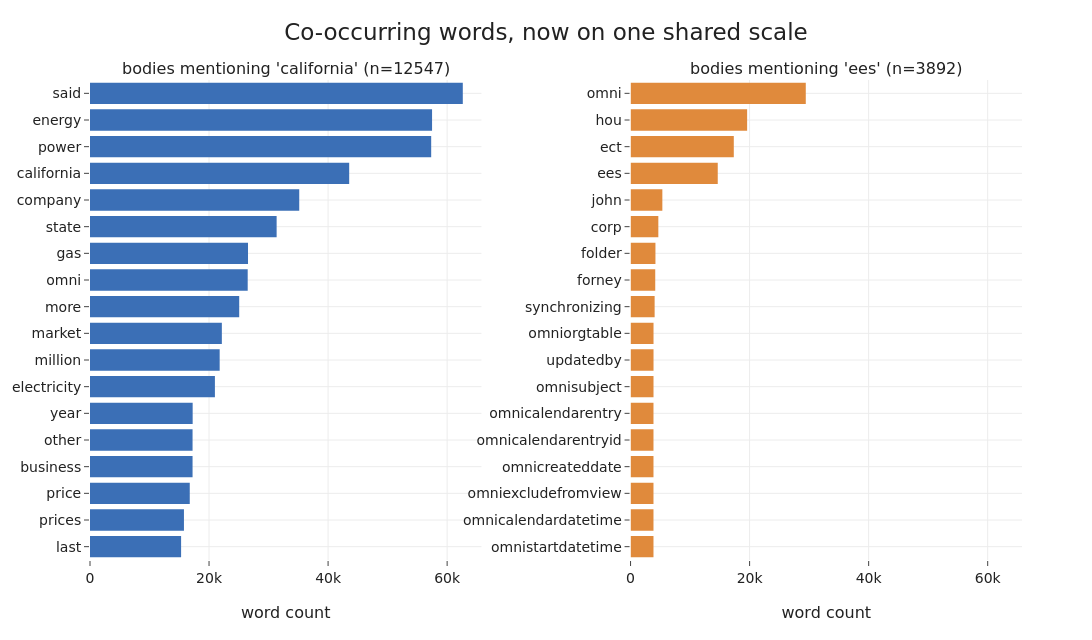

The cell this chart's notebook holds for it:
### Markdown cell above
## E. California and EES word charts, on one scale

The two co-occurrence charts in week three were drawn with independent x-axes,
so a long bar in one panel and a long bar in the other could stand for very
different counts. Put on a single shared scale they become comparable, which
is the whole point of showing them side by side.

### Code cell
_STOP_RAW = ("the a an and or but if while of to for from with into out on in at by as "
             "is are was were be been being have has had do does did this that these those "
             "i you he she it we they me him her them us my your his its our their "
             "not no yes so will would shall should can could may might must "
             "about over under up down off here there what which who whom whose how why when "
             "where one two three new very also etc just only any some all per such ie eg "
             "than then http https www enron com message subject email date thanks "
             "please regards mailto re fwd hi hello call thank let know need get see "
             "original sent cc bcc pm am will would")
STOP = set(_STOP_RAW.split())
WORD = re.compile(r"[a-z][a-z']{2,}")

def topwords(series, k=18):
    c = Counter()
    for txt in series.dropna():
        for w in WORD.findall(txt.lower()):
            if w not in STOP and len(w) > 2:
                c[w] += 1
    return c.most_common(k)

# Full corpus now, not the 25k sample the week-three notebook used, and the
# bodies are cleaned, so quoted history no longer double-counts words. Exclude
# the flagged boilerplate (signatures, disclaimers) so it cannot dominate.
txt = msg.loc[~msg["body_is_boilerplate"], "body"].fillna("")
low = txt.str.lower()
cal_mask = low.str.contains(r"\bcalifornia\b", regex=True)
ees_mask = low.str.contains(r"\bees\b", regex=True)
cal_top = topwords(txt[cal_mask], 18)
ees_top = topwords(txt[ees_mask], 18)
xmax = max(max(c for _, c in cal_top), max(c for _, c in ees_top))
print(f"bodies mentioning california: {int(cal_mask.sum())}")
print(f"bodies mentioning ees:        {int(ees_mask.sum())}")

cw, cv = zip(*cal_top[::-1])
ew, ev = zip(*ees_top[::-1])
fig = make_subplots(rows=1, cols=2, horizontal_spacing=0.16,
    subplot_titles=[f"bodies mentioning 'california' (n={int(cal_mask.sum())})",
                    f"bodies mentioning 'ees' (n={int(ees_mask.sum())})"])
fig.add_trace(go.Bar(y=list(cw), x=list(cv), orientation="h", marker_color=BLUE,
    showlegend=False), row=1, col=1)
fig.add_trace(go.Bar(y=list(ew), x=list(ev), orientation="h", marker_color=ORANGE,
    showlegend=False), row=1, col=2)
fig.update_xaxes(range=[0, xmax * 1.05], title_text="word count", row=1, col=1)
fig.update_xaxes(range=[0, xmax * 1.05], title_text="word count", row=1, col=2)
fig.update_yaxes(categoryorder="array", categoryarray=list(cw), row=1, col=1)
fig.update_yaxes(categoryorder="array", categoryarray=list(ew), row=1, col=2)
fig.update_layout(title="Co-occurring words, now on one shared scale")
save_fig(fig, "e1_california_ees_samescale.png", w=1200, h=640)

### Figure 1 — Plotly figure (JSON) as saved in the notebook; plotly's stock layout.template omitted (floating-point values rounded to 4 significant figures)
{"data": [{"marker": {"color": "#3b6fb6"}, "orientation": "h", "showlegend": false, "type": "bar", "x": [15305, 15784, 16761, 17230, 17230, 17248, 20986, 21785, 22152, 25068, 26494, 26547, 31355, 35153, 43546, 57323, 57468, 62633], "xaxis": "x", "y": ["last", "prices", "price", "business", "other", "year", "electricity", "million", "market", "more", "omni", "gas", "state", "company", "california", "power", "energy", "said"], "yaxis": "y"}, {"marker": {"color": "#e08a3c"}, "orientation": "h", "showlegend": false, "type": "bar", "x": [3850, 3850, 3850, 3850, 3850, 3850, 3854, 3858, 3858, 4044, 4147, 4180, 4665, 5341, 14648, 17344, 19584, 29438], "xaxis": "x2", "y": ["omnistartdatetime", "omnicalendardatetime", "omniexcludefromview", "omnicreateddate", "omnicalendarentryid", "omnicalendarentry", "omnisubject", "updatedby", "omniorgtable", "synchronizing", "forney", "folder", "corp", "john", "ees", "ect", "hou", "omni"], "yaxis": "y2"}], "layout": {"annotations": [{"font": {"size": 16}, "showarrow": false, "text": "bodies mentioning 'california' (n=12547)", "x": 0.21, "xanchor": "center", "xref": "paper", "y": 1.0, "yanchor": "bottom", "yref": "paper"}, {"font": {"size": 16}, "showarrow": false, "text": "bodies mentioning 'ees' (n=3892)", "x": 0.79, "xanchor": "center", "xref": "paper", "y": 1.0, "yanchor": "bottom", "yref": "paper"}], "height": 640, "margin": {"b": 80, "l": 90, "r": 70, "t": 80}, "title": {"text": "Co-occurring words, now on one shared scale"}, "width": 1200, "xaxis": {"anchor": "y", "domain": [0.0, 0.42], "range": [0, 65760.0], "title": {"text": "word count"}}, "xaxis2": {"anchor": "y2", "domain": [0.58, 1.0], "range": [0, 65760.0], "title": {"text": "word count"}}, "yaxis": {"anchor": "x", "categoryarray": ["last", "prices", "price", "business", "other", "year", "electricity", "million", "market", "more", "omni", "gas", "state", "company", "california", "power", "energy", "said"], "categoryorder": "array", "domain": [0.0, 1.0]}, "yaxis2": {"anchor": "x2", "categoryarray": ["omnistartdatetime", "omnicalendardatetime", "omniexcludefromview", "omnicreateddate", "omnicalendarentryid", "omnicalendarentry", "omnisubject", "updatedby", "omniorgtable", "synchronizing", "forney", "folder", "corp", "john", "ees", "ect", "hou", "omni"], "categoryorder": "array", "domain": [0.0, 1.0]}}}
